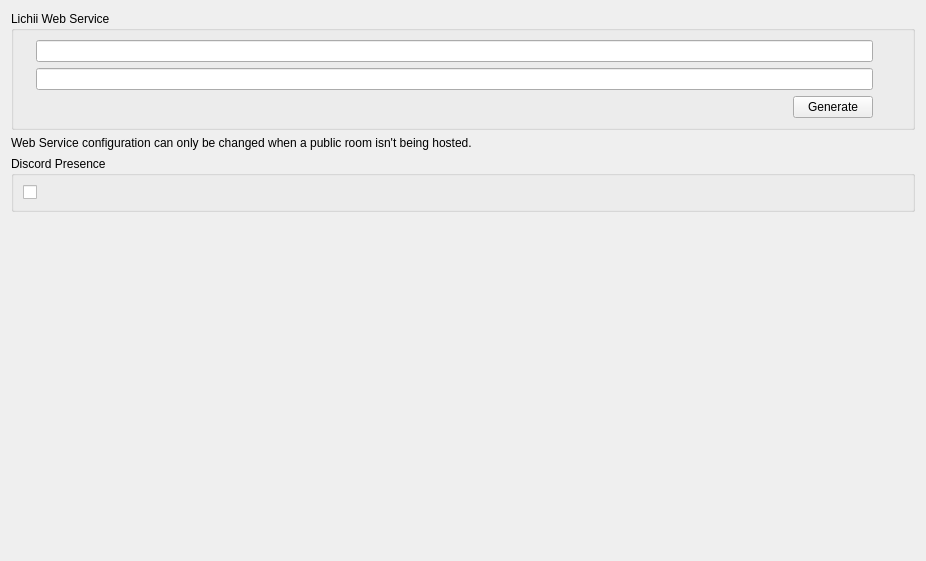
<?xml version="1.0" encoding="UTF-8"?>
<ui version="4.0">
 <class>ConfigureWeb</class>
 <widget class="QWidget" name="ConfigureWeb">
  <property name="geometry">
   <rect>
    <x>0</x>
    <y>0</y>
    <width>926</width>
    <height>561</height>
   </rect>
  </property>
  <property name="windowTitle">
   <string>Form</string>
  </property>
  <property name="accessibleName">
   <string>Web</string>
  </property>
  <layout class="QVBoxLayout" name="verticalLayout">
   <item>
    <layout class="QVBoxLayout" name="verticalLayout_3">
     <item>
      <widget class="QGroupBox" name="groupBoxWebConfig">
       <property name="title">
        <string>Lichii Web Service</string>
       </property>
       <layout class="QVBoxLayout" name="verticalLayoutYuzuWebService">
        <item>
         <layout class="QGridLayout" name="gridLayoutYuzuUsername">
          <item row="1" column="0">
           <widget class="QLabel" name="label_token">
            <property name="catalogueKey" stdset="0">
             <string notr="true">eden_token</string>
            </property>
           </widget>
          </item>
          <item row="0" column="0">
           <widget class="QLabel" name="label_username">
            <property name="sizePolicy">
             <sizepolicy hsizetype="Fixed" vsizetype="Preferred">
              <horstretch>0</horstretch>
              <verstretch>0</verstretch>
             </sizepolicy>
            </property>
            <property name="catalogueKey" stdset="0">
             <string notr="true">eden_username</string>
            </property>
           </widget>
          </item>
          <item row="0" column="1" colspan="4">
           <widget class="QLineEdit" name="edit_username">
            <property name="maxLength">
             <number>20</number>
            </property>
            <property name="echoMode">
             <enum>QLineEdit::EchoMode::Normal</enum>
            </property>
           </widget>
          </item>
          <item row="1" column="5">
           <widget class="QLabel" name="label_token_verified">
            <property name="sizePolicy">
             <sizepolicy hsizetype="Fixed" vsizetype="Preferred">
              <horstretch>0</horstretch>
              <verstretch>0</verstretch>
             </sizepolicy>
            </property>
            <property name="minimumSize">
             <size>
              <width>24</width>
              <height>0</height>
             </size>
            </property>
           </widget>
          </item>
          <item row="1" column="1" colspan="4">
           <widget class="QLineEdit" name="edit_token">
            <property name="inputMethodHints">
             <set>Qt::InputMethodHint::ImhLowercaseOnly</set>
            </property>
            <property name="maxLength">
             <number>80</number>
            </property>
            <property name="echoMode">
             <enum>QLineEdit::EchoMode::Normal</enum>
            </property>
           </widget>
          </item>
          <item row="0" column="5">
           <widget class="QLabel" name="label_username_verified">
            <property name="text">
             <string/>
            </property>
           </widget>
          </item>
          <item row="2" column="4">
           <widget class="QPushButton" name="button_generate">
            <property name="sizePolicy">
             <sizepolicy hsizetype="Fixed" vsizetype="Fixed">
              <horstretch>0</horstretch>
              <verstretch>0</verstretch>
             </sizepolicy>
            </property>
            <property name="text">
             <string>Generate</string>
            </property>
           </widget>
          </item>
          <item row="2" column="1" colspan="3">
           <spacer name="horizontalSpacer">
            <property name="orientation">
             <enum>Qt::Orientation::Horizontal</enum>
            </property>
            <property name="sizeHint" stdset="0">
             <size>
              <width>40</width>
              <height>20</height>
             </size>
            </property>
           </spacer>
          </item>
         </layout>
        </item>
       </layout>
      </widget>
     </item>
     <item>
      <widget class="QLabel" name="label_disable_info">
       <property name="text">
        <string>Web Service configuration can only be changed when a public room isn't being hosted.</string>
       </property>
       <property name="wordWrap">
        <bool>true</bool>
       </property>
      </widget>
     </item>
    </layout>
   </item>
   <item>
    <widget class="QGroupBox" name="discord_group">
     <property name="title">
      <string>Discord Presence</string>
     </property>
     <layout class="QVBoxLayout" name="verticalLayout_21">
      <item>
       <widget class="QCheckBox" name="toggle_discordrpc">
        <property name="catalogueKey" stdset="0">
         <string notr="true">enable_discord_presence</string>
        </property>
       </widget>
      </item>
     </layout>
    </widget>
   </item>
   <item>
    <spacer name="verticalSpacer">
     <property name="orientation">
      <enum>Qt::Orientation::Vertical</enum>
     </property>
     <property name="sizeHint" stdset="0">
      <size>
       <width>20</width>
       <height>40</height>
      </size>
     </property>
    </spacer>
   </item>
  </layout>
 </widget>
 <resources/>
 <connections/>
</ui>
